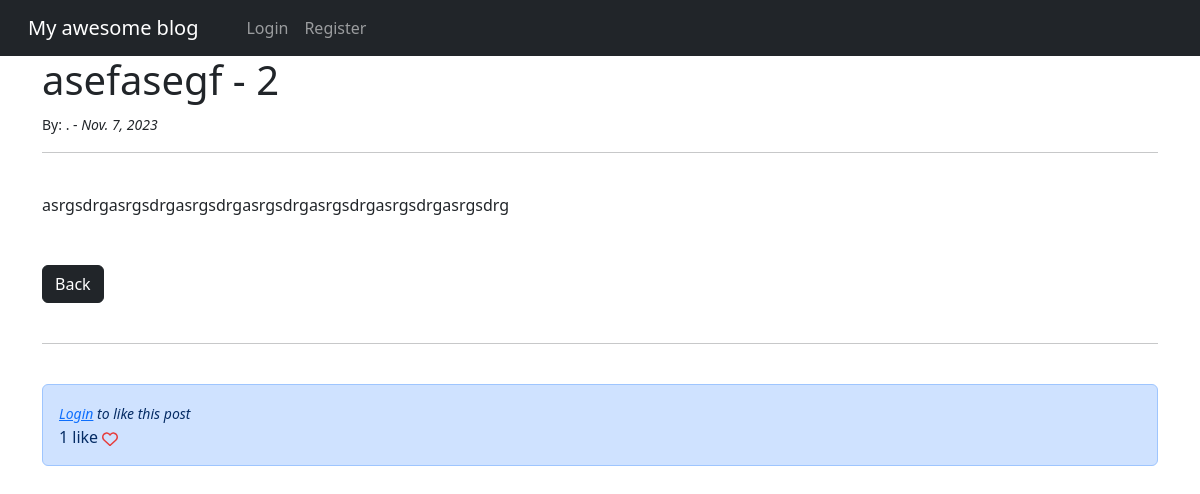
Screenshot of /article/15 with the database file from the repository.
### theblog/models.py (models this page shows, shortened)
class Post(models.Model):
    title = models.CharField(max_length=255)
    title_tag = models.CharField(max_length=255)
    body = models.TextField()
    author = models.ForeignKey(User, on_delete=models.CASCADE)
    post_date = models.DateField(auto_now_add=True)
    likes = models.ManyToManyField(User, related_name='blog_posts')
    def total_likes(self):
        return self.likes.count()

### theblog/views.py (the view)
class ArticleDetailView(DetailView):
    model = Post
    template_name = 'article_details.html'
    def get_context_data(self, *args, **kwargs):
        context = super(ArticleDetailView, self).get_context_data()
        get_post = get_object_or_404(Post, id=self.kwargs['pk'])
        total_likes = get_post.total_likes()
        liked = False
        if get_post.likes.filter(id=self.request.user.id).exists():
            liked = True
        context['total_likes'] = total_likes
        context['liked'] = liked
        return context

### theblog/templates/article_details.html (shortened to what this page needs)
{% extends "base.html" %} {% block title %} {{ post.title_tag }} {% endblock %}
{% block content %}
<h1>{{ post.title }} - {{ post.author.id }}</h1>
<small>
  By: {{ post.author.first_name }} {{post.author.last_name | slice:":1" }}. -
  <i> {{ post.post_date }} </i>
</small>
<hr />
<br />
{{ post.body|safe }} {% comment %} safe is used to render html tags {% endcomment %}
<br />
<br />
<br />
<a class="btn btn-dark bg-dark" href="{% url 'home' %}">Back</a>
<br />
<br />
<hr />
<br />
<div class="alert alert-primary" role="alert">
  <form method="POST" action="{% url 'like_post' post.pk %}">
    {% if user.is_authenticated %}
      {% if liked %}
        <button
            type="submit"
            name="post_id"
            value="{{ post.id }}"
            class="btn btn-danger btn-sm">
            Unike
        </button>
      {% else %}
        <button
          type="submit"
          name="post_id"
          value="{{ post.id }}"
          class="btn btn-primary btn-sm">
          Like
        </button>
      {% endif %}
    {% else %}
        <small><em><a href="{% url 'login' %}">Login</a> to like this post </em><br/> </small>
    {% endif %}
  {% if total_likes == 1 %}
      {{ total_likes }} like
  {% else %}
      {{ total_likes }} likes
  {% endif %}
</form>
</div>
{% endblock %}

### rows the page displays
Post: title "asefasegf", author.id "2", post_date "Nov. 7, 2023", body "asrgsdrgasrgsdrgasrgsdrgasrgsdrgasrgsdrgasrgsdrgasrgsdrg"

### other values shown
{{ total_likes }} "1"
